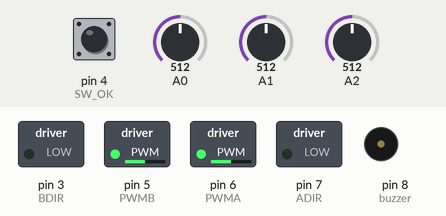
A sketch run on a simulated Arduino Uno, built with avr-gcc and run on an emulated ATmega328P. On the bench: switched loads named in the sketch (green lamp = pin HIGH), buzzer (waves = sounding). Dashed ring = blinking. Inputs (shaded band) come from the test bench; at power-on: A0 = 512, A1 = 512, A2 = 512, pin 4 (SW_OK) LOW.

Above: at 0.8 s.
0.9 s: A0 set to 211
2.4 s: A0 set to 192
At 2.55 s:
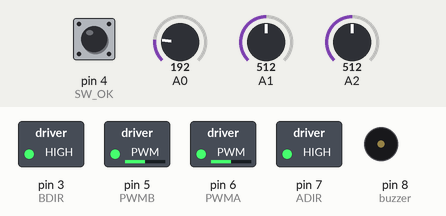
5.4 s: A1 set to 217
8.4 s: A1 set to 190
At 9.0 s:
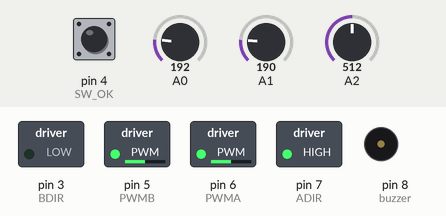
10.2 s: A0 set to 210
At 11.4 s:
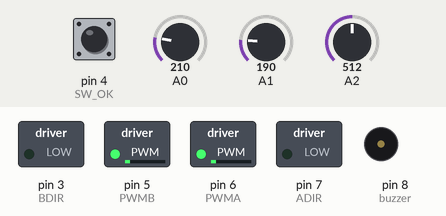
11.7 s: A2 set to 218
13.2 s: A2 set to 183
At 14.4 s:
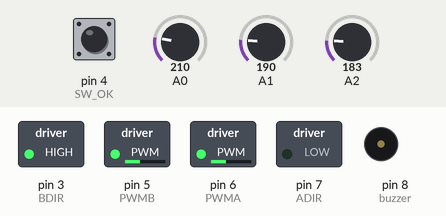
Timing chart, 0 to 17.2 s (numbered marks = the images above; inputs shaded):
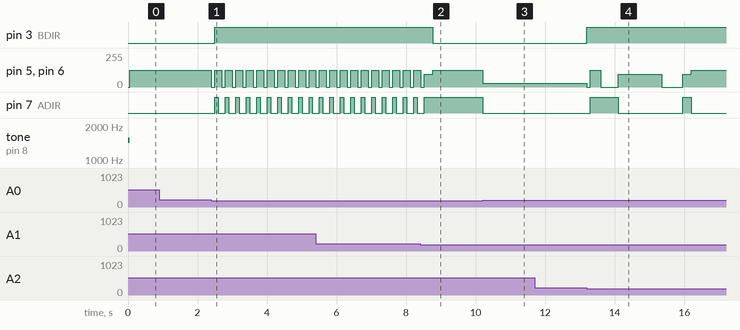

Measured:
- the behaviour switches between 201 and 200 on A0 (found by bisection; images 0 and 1)
- the behaviour switches between 201 and 200 on A1 (found by bisection; images 1 and 2)
- the behaviour switches between 201 and 200 on A2 (found by bisection; images 3 and 4)
- after the input at 0.9 s, every drawn part: stays the same
- after the input at 2.4 s, pin 3 (BDIR): LOW → HIGH after 0.10 s; pin 5 (PWMB), pin 6 (PWMA): alternates 127/255 for 0.20 s and 0/255 for 0.10 s, starting at once; pin 7 (ADIR): alternates HIGH for 0.10 s and LOW for 0.20 s, starting after 0.10 s
- after the input at 8.4 s, pin 3 (BDIR): HIGH → LOW after 0.36 s; pin 7 (ADIR): goes on until 8.5 s, then stays HIGH
- after the input at 10.2 s, pin 5 (PWMB), pin 6 (PWMA): 127/255 → 30/255 at once; pin 7 (ADIR): HIGH → LOW at once
- after the input at 11.7 s, every drawn part: stays the same
- after the input at 13.2 s, pin 3 (BDIR): LOW → HIGH at once; pin 5 (PWMB), pin 6 (PWMA): 30/255 → 0/255 at once, → 127/255 0.10 s later, → 0/255 0.30 s later, → 94/255 0.50 s later, … (7 changes in this stretch); pin 7 (ADIR): LOW → HIGH after 0.10 s, → LOW 0.80 s later, → HIGH 1.9 s later, → LOW 0.25 s later

The sketch:

robot62_x2_lp.ino
```cpp
#include "stdrobot.h"
int SPEED           = 50;
int WALL_DELAY      = 100;
int BACKWARD_DELAY  = 300;
int TURN_L_DELAY      = 1250;
int TURN_R_DELAY      = 1250;

void BK1(){
  ao(); delay(100);
  bk(SPEED); delay(BACKWARD_DELAY*2);
  ao(); delay(100);
}

void FF2(){
  ao(); delay(100);
  fd(SPEED); delay(BACKWARD_DELAY*4);
  ao(); delay(100);
}
void FF1(){
  ao(); delay(100);
  fd(SPEED); delay(BACKWARD_DELAY*2);
  ao(); delay(100);
}
void setup() {
  robot_init();
  Serial.begin(115200);
  OK();

   FF();FR();
   FF();FR();
   FF();FR();
   FF();FL();
   FF();
   BK1();
   FL();
   FF2();
   FF();
   FL();FF();
   BK1();FR();FF();
   FL();
   FF();
   FR();FF();
   FR();FF();


  // Tan make it
  //FF();FR();FF();FR();FF();FR();FF();FL();
  //FF();FL();FL();FF1();FR();

}

void loop() {
  Serial.print("A0=");
  Serial.print(in(A0));
  Serial.print(", A1=");
  Serial.print(in(A1));
  Serial.print(", A2=");
  Serial.print(in(A2));
  Serial.println();
  delay(500);
}
```

pin_mapping_xt.h
```cpp
// pin_mapping_xt.h
#ifndef pin_mapping_xt_h
#define pin_mapping_xt_h

/* driver motor */
int       ADIR = 7;
int       PWMA = 6;
int       BDIR = 3;
int       PWMB = 5;

/* ultrasocnic */
const int trigPin = 11;
const int echoPin = 12;

/* buzzer */
int       buzzer = 8;

/* light sensors */
int	L2_PORT = 0;
int	L1_PORT = 1;
int	R1_PORT = 2;
int	R2_PORT = 3;

/* servo */

/* SW */
int SW_OK = 4;

#endif
```

stdrobot.h
```cpp
// stdrobot.h
#ifndef stdrobot_h
#define stdrobot_h

#include "pin_mapping_xt.h"
//#include <Servo.h>


extern int SPEED;
extern int WALL_DELAY;       // มุมเลี้ยวชนผนัง
extern int BACKWARD_DELAY;
extern int TURN_L_DELAY;
extern int TURN_R_DELAY;

#define STRAING_DELAY 10
#define in(port) readSensor(port)


int L1, L2, R1, R2;
extern int SPEED;

int readSensor(int port){
  int val=analogRead(port);
  return val>200 ? 1:0;
//  return val;
}

void beep(){
  tone(buzzer, 1500);
  delay(50);
  noTone(buzzer);
}

void OK(){
	while(digitalRead(SW_OK))
		delay(100);
}

void fd(int speed){
  //directiovoin
  digitalWrite(ADIR, LOW);
  digitalWrite(BDIR, LOW);
  // speed
  analogWrite(PWMA, map(speed, 0, 100, 0, 255));
  analogWrite(PWMB, map(speed, 0, 100, 0, 255));
}

void sl(int speed){
  //direction
  digitalWrite(ADIR, HIGH);
  digitalWrite(BDIR, LOW);
  // speed
  analogWrite(PWMA, map(speed, 0, 100, 0, 255));
  analogWrite(PWMB, map(speed, 0, 100, 0, 255));
}

void sr(int speed){
  //direction
  digitalWrite(ADIR, LOW);
  digitalWrite(BDIR, HIGH);
  // speed
  analogWrite(PWMA, map(speed, 0, 100, 0, 255));
  analogWrite(PWMB, map(speed, 0, 100, 0, 255));
}

void tl(int speed){
  //direction
  digitalWrite(ADIR, HIGH);
  digitalWrite(BDIR, LOW);
  // speed
  analogWrite(PWMA, 0);
  analogWrite(PWMB, map(speed, 0, 100, 0, 255));
}

void tr(int speed){
  //direction
  digitalWrite(ADIR, LOW);
  digitalWrite(BDIR, HIGH);
  // speed
  analogWrite(PWMA, map(speed, 0, 100, 0, 255));
  analogWrite(PWMB, 0);
}

void bk(int speed){
  //direction
  digitalWrite(ADIR, HIGH);
  digitalWrite(BDIR, HIGH);

  // speed
  analogWrite(PWMA, map(speed, 0, 100, 0, 255));
  analogWrite(PWMB, map(speed, 0, 100, 0, 255));
}

void ao(){
  analogWrite(PWMA, 0);
  analogWrite(PWMB, 0);
}

///////////////////////////////////

void FF() {
  /////////// เช็คผนัง /////////////
  while (in(A1)) {
    if (!in(A0)) {
      ao(); delay(100);
      bk(SPEED); delay(100);
      sr(SPEED); delay(100);
      //delay(WALL_DELAY);
    }
    if (!in(A2)) {
      ao(); delay(100);
      bk(SPEED); delay(100);
      sl(SPEED); delay(100);
      //delay(WALL_DELAY);
    }
    if(in(A0)&&in(A2)) {
      fd(SPEED);
    }
  }
  //beep();beep();
  //ao();while(1);
  //////////// เช็คแยกแล้วตั้งลำ ///////////////
  ao();delay(100);
  bk(SPEED*0.75); delay(250);
  //fd(SPEED*0.25);
  int a0=0;
  int a1=0;
  while (!a0 || !a1) {
    if (!in(A0)) {
      sl(SPEED);
      a0 = 1;
    }
    else if (!in(A2)) {
      sr(SPEED);
      a1 = 1;
    }
    else{
      fd(SPEED*0.25);
    }
  }
  ao();                     // หยุด
  delay(100);               // คิดซักนิดก่อนไปต่อ
  /////////////////////////////////////////////

  bk(SPEED);            // ถอยหลัง
  delay(BACKWARD_DELAY);
  ao();
}

void FR() {
  delay(500);       // หยุดคิดซักนิดก่อนไปต่อ
  sr(SPEED*0.75);  // หมุนขวาด้วยความเร็ว 60%
  delay(TURN_R_DELAY);// หมุนนานเท่าใด
  ao();             // หยุด
  delay(500);       // หยุดคิดซักนิดก่อนไปต่อ
}

void FL() {
  delay(500);
  sl(SPEED*0.75);
  delay(TURN_L_DELAY);
  ao();
  delay(500);
}

void KICK() {
  bk(SPEED*0.5);
  delay(BACKWARD_DELAY);
  ao();
  FL();     // เลี่ยวซ้าย 90 องศา
  FL();     // เลี่ยวซ้าย 90 องศา (กลับหลังหัน)
  ao();
  delay(500);
  bk(SPEED);
  delay(BACKWARD_DELAY);
  ao();
  delay(500);
//  delay(500); servo(1, 100);
//  delay(500); servo(1, 115);
//  delay(500); servo(1, 90);
  delay(1000);
}

void BL(){}
void BR(){}
void KEEP(){}
void RL(){
//  servo(1, 90);
}

void robot_init(){
	 /* drive motor */
	 pinMode(PWMA,OUTPUT); //PWM Pin 1
	 pinMode(PWMB,OUTPUT); //PWM Pin 2
	 pinMode(ADIR,OUTPUT); //Left Motor Pin 1
	 pinMode(BDIR,OUTPUT);  //Right Motor Pin 2
	 digitalWrite(ADIR, LOW);
	 digitalWrite(BDIR, LOW);
	 /* set to initial val */
	 ao(); // all motors off
   beep();

}

#endif
```
